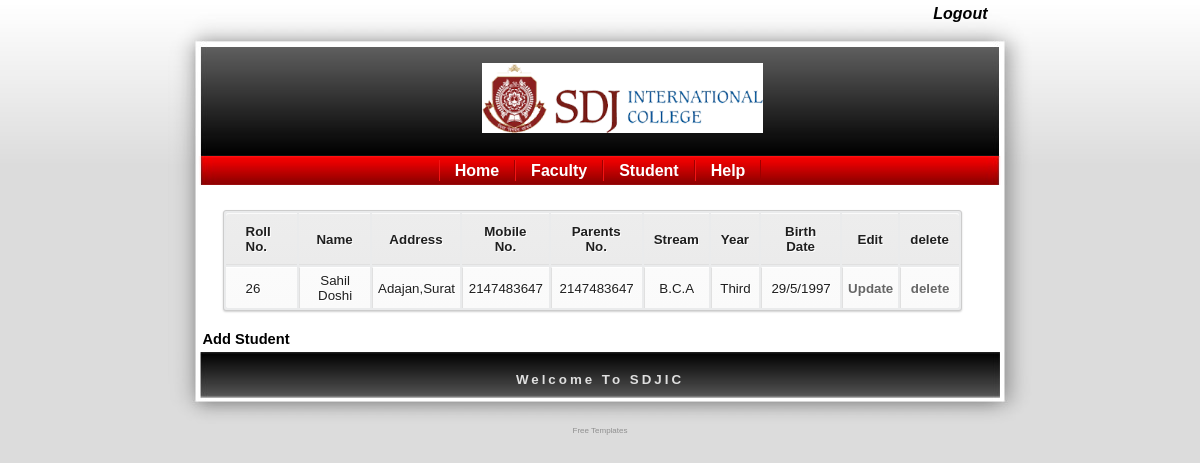
The page /admin/std_dis.php (signed in) on the database its author committed.
### tables this page shows
CREATE TABLE IF NOT EXISTS `student_login` (
  `s_id` int(11) NOT NULL AUTO_INCREMENT,
  `s_rollno` int(11) NOT NULL,
  `s_name` varchar(50) NOT NULL,
  `s_address` varchar(250) NOT NULL,
  `s_cono` int(10) NOT NULL,
  `s_p_cono` int(10) NOT NULL,
  `s_stream` varchar(20) NOT NULL,
  `s_year` varchar(10) NOT NULL,
  `s_b_day` int(2) NOT NULL,
  `s_b_month` int(2) NOT NULL,
  `s_b_year` int(4) NOT NULL,
  `s_mail` varchar(30) NOT NULL,
  `username` varchar(10) NOT NULL,
  `password` varchar(10) NOT NULL,
  PRIMARY KEY (`s_id`)
);

### admin/std_dis.php (the view, shortened to what this page needs)
<?php
	$dis_query="select * from student_login";
	 $result=mysql_query($dis_query);
	 while($row = mysql_fetch_array($result))
	 {
		 $rs[]=$row;
	 }
	$c=count($rs);
?>
<!DOCTYPE html PUBLIC "-//W3C//DTD HTML 4.01 Transitional//EN">
<html>
<head>
  <link rel="stylesheet" href="css/style.css" type="text/css">
  <link rel="stylesheet" href="css/style-login.css" type="text/css">
  <link rel="stylesheet" href="css/table.css" type="text/css">
</head>
<body>
	<table align="center" border="0" cellpadding="0" cellspacing="0" width="865">
		<tr>
			<td id="oben" valign="top" height="156">
				<div class="headertextoben">
					<a href="index.php">Logout</a>
				</div>
				<div class="headertextgross">
					<center>
						<img src="css/images/Logo.png" height="70">
					</center>
				</div>
			</td>
		</tr>
		<tr>
			<td id="navi" width="865">
				<div class="headernavi">
					<a href="home.php">Home</a><a href="fac_dis.php">Faculty</a><a href="std_dis.php">Student</a><a href="home.php">Help</a>
				</div>
			</td>
		</tr>
		<tr>
			<td id="mainbg" valign="top">
				<div id="haupttext">
					<div class="table-style">
						<table width="93%">
						<tr>
						<th>Roll No.
						<th>Name
						<th>Address
						<th>Mobile No.
						<th>Parents No.
						<th>Stream
						<th>Year
						<th>Birth Date
						<th>Edit
						<th>delete
						<?php
							for($i = 0; $i < $c ; $i++)
							{
						?>
						<tr>
						<td><?php echo $rs[$i][1]?></td>
						<td><?php echo $rs[$i][2]?></td>
						<td><?php echo $rs[$i][3]?></td>
						<td><?php echo $rs[$i][4]?></td>
						<td><?php echo $rs[$i][5]?></td>
						<td><?php echo $rs[$i][6]?></td>
						<td><?php echo $rs[$i][7]?></td>
						<td><?php echo $rs[$i][8] . "/" . $rs[$i][9] . "/" . $rs[$i][10]; ?></td>
						<td><a href="std_update.php?id=<?php if(isset($rs[$i][0])) { echo $rs[$i][0]; } ?>">Update </a>
						<td><a href="std_dis.php?id=<?php if(isset($rs[$i][0])) { echo $rs[$i][0]; } ?>" onClick="return confirm('Are you sure you want to delete?')">delete </a>
						<?php
							}
						?>
						</table>
					</div>
					<a href="std_add.php">Add Student</a>
				</div>
			</td>
		</tr>
		<tr>
			<td id="unten" height="74">Welcome To SDJIC</td>
		</tr>
	</table>
	<div class="copyright" align="center"><a style="color:#8F8F8F;font-weight:normal;background-color:#DCDCDC" href="http://www.website-templates.info" target="_blank">Free Templates</a></div>
</body>
</html>

### admin/css/style.css (style rules this page uses)
body { margin: 0px; padding: 0px; color: #5F5F5F; background:url(images/bg.jpg) repeat-x; background-color: #DCDCDC; font-family: "Trebuchet MS",verdana,arial,helvetica,sans-serif; font-size: 10pt; }
table,td,tr { color: #1F1F1F; background-color: #FFFFFF; font-family: "Trebuchet MS",verdana,arial,helvetica,sans-serif; font-size: 10pt; }
#oben { background:url(images/oben.jpg); width: 865px; }
.headertextoben { padding: 5px 45px 0px 0px; font-size: 12pt; color: #000000; background-color: inherit; font-family: "Trebuchet MS",verdana,arial,helvetica,sans-serif; font-style: italic; text-align: right; }
.headertextgross { padding: 40px 0px 0px 45px; font-size: 20pt; color: #ffffff; background-color: inherit; font-family: "Trebuchet MS",verdana,arial,helvetica,sans-serif; font-style: italic; }
#navi { background:url(images/navi.jpg); height: 29px; text-align: center; }
.headernavi a:link, .headernavi a:active, .headernavi a:visited { color: #FFFFFF; background-color: transparent; text-decoration: none; font-family: "Trebuchet MS",verdana,arial,helvetica,sans-serif; font-size: 12pt; line-height: 29px; padding: 2px 15px; margin: 0px; text-align: center; border-left: solid 1px #F31414; border-right: solid 1px #9D0000; }
#mainbg { background:url(images/mainbg.jpg); width: 865px; }
#haupttext { font-family: "Trebuchet MS",verdana,arial,helvetica,sans-serif; padding: 5px 35px 5px 35px; text-align: justify; font-size: 11pt; }
#unten { color: #DFDFDF; background-color: inherit; background:url(images/unten.jpg); font-family: "Century Gothic",sans-serif; font-size: 10pt; font-weight: bold; text-align: center; letter-spacing: 3px; padding-bottom: 20px; }
.copyright { font-size: 6pt; text-align: center; font-weight: normal; }
a:link,a:visited,a:active { color: #000000; background-color: inherit; text-decoration: none; font-weight: bold; }

### admin/css/table.css (style rules this page uses)
.table-style table a:link { color: #666; font-weight: bold; text-decoration:none; }
.table-style table { font-family:Arial, Helvetica, sans-serif; color:#666; font-size:12px; text-shadow: 1px 1px 0px #fff; background:#eaebec; margin:20px; border:#ccc 1px solid; -moz-border-radius:3px; -webkit-border-radius:3px; border-radius:3px; -moz-box-shadow: 0 1px 2px #d1d1d1; -webkit-box-shadow: 0 1px 2px #d1d1d1; box-shadow: 0 1px 2px #d1d1d1; }
.table-style table th { padding:10px 10px 10px 10px; border-top:1px solid #fafafa; border-bottom:1px solid #e0e0e0; background: #ededed; background: -webkit-gradient(linear, left top, left bottom, from(#ededed), to(#ebebeb)); background: -moz-linear-gradient(top, #ededed, #ebebeb); }
.table-style table th:first-child { text-align: left; padding-left:20px; }
.table-style table tr:first-child th:first-child { -moz-border-radius-topleft:3px; -webkit-border-top-left-radius:3px; border-top-left-radius:3px; }
.table-style table tr:first-child th:last-child { -moz-border-radius-topright:3px; -webkit-border-top-right-radius:3px; border-top-right-radius:3px; }
.table-style table tr { text-align: center; padding-left:20px; }
.table-style table tr td:first-child { text-align: left; padding-left:20px; border-left: 0; }
.table-style table tr td { padding:5px; border-top: 1px solid #ffffff; border-bottom:1px solid #e0e0e0; border-left: 1px solid #e0e0e0; background: #fafafa; background: -webkit-gradient(linear, left top, left bottom, from(#fbfbfb), to(#fafafa)); background: -moz-linear-gradient(top, #fbfbfb, #fafafa); }
.table-style table tr:last-child td { border-bottom:0; }
.table-style table tr:last-child td:first-child { -moz-border-radius-bottomleft:3px; -webkit-border-bottom-left-radius:3px; border-bottom-left-radius:3px; }
.table-style table tr:last-child td:last-child { -moz-border-radius-bottomright:3px; -webkit-border-bottom-right-radius:3px; border-bottom-right-radius:3px; }

### rows shown on the page
student_login: s_rollno "26", s_name "Sahil Doshi", s_address "Adajan,Surat", s_cono "2147483647", s_p_cono "2147483647", s_stream "B.C.A", s_year "Third", s_b_day "29", s_b_month "5", s_b_year "1997"
